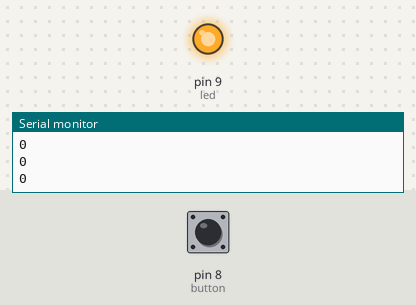
Bench run of a sketch on a simulated Arduino Uno, built with avr-gcc and run on an emulated ATmega328P. Parts: output pins drawn as LEDs (lit = HIGH), the last lines printed to the serial monitor. The inputs (shaded band) are chosen by the test bench; at power-on: pin 8 (button) LOW.

Above: at 1.2 s.
1.3 s: pin 8 (button) pulled HIGH for 0.15 s
At 1.4 s:
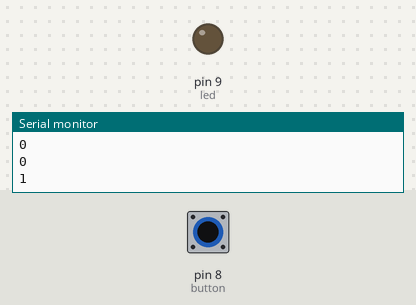
3.0 s: pin 8 (button) pulled HIGH for 3.2 s
At 6.8 s:
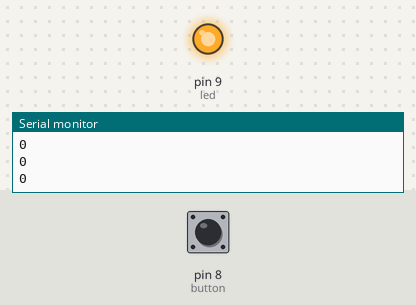
Timing chart, 0 to 8.3 s (numbered marks = the images above; inputs shaded):
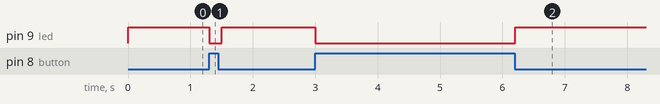

Measured:
- after the input at 1.3 s, pin 9 (led): HIGH → LOW at once, → HIGH 0.20 s later
- after the input at 3.0 s, pin 9 (led): HIGH → LOW at once, → HIGH 3.2 s later

The sketch:

Program006press_switch.ino
```cpp
int led= 9;
int button= 8;
int dt=100;
int buttonread;

void setup() {
  // put your setup code here, to run once:
  pinMode(led, OUTPUT);
  pinMode(button, INPUT);
  Serial.begin(9600);

}

void loop() {
  // put your main code here, to run repeatedly:
  buttonread= digitalRead(button);
  Serial.println(buttonread);

  if (buttonread==1){
    digitalWrite(led,LOW);
  }

  if(buttonread==0){
    digitalWrite(led, HIGH);
  }

  delay(dt);

}
```
